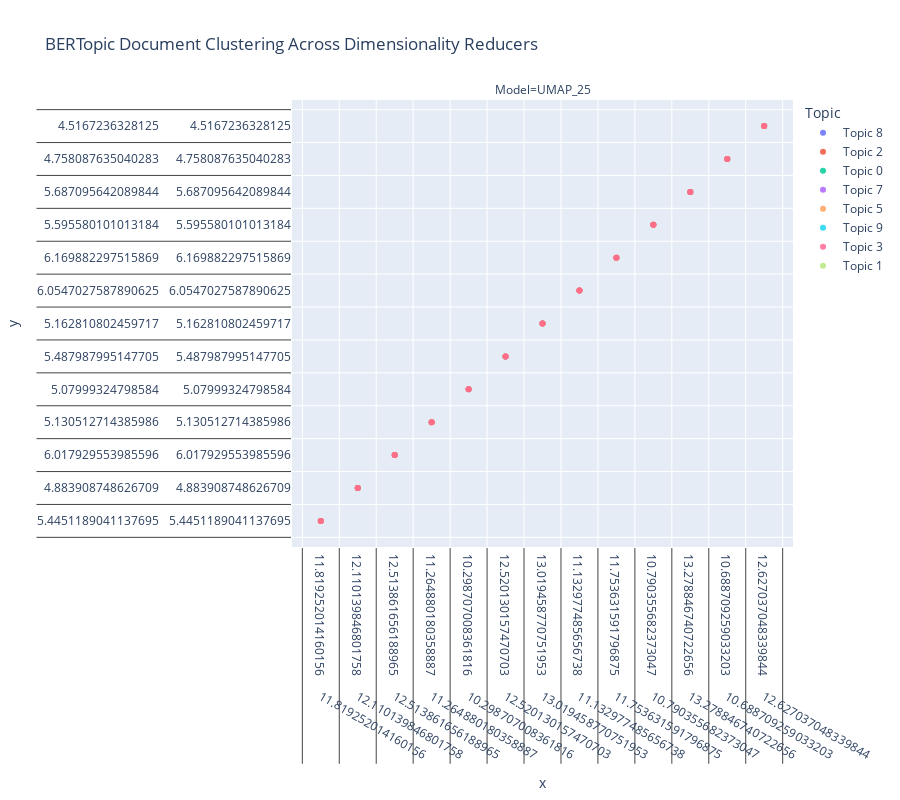

This figure's notebook cell:
### Code cell
df_plot = pd.DataFrame(plot_data)

if not df_plot.empty:
    fig = px.scatter(
        df_plot,
        x="x", y="y", color="Topic",
        facet_col="Model", facet_col_wrap=3,
        hover_data=["Text"],
        title="BERTopic Document Clustering Across Dimensionality Reducers",
        opacity=0.85,
        height=800
    )
    fig.show()
else:
    print("No clustering data to visualize.")

### Figure 1 — Plotly figure (JSON) as saved in the notebook; plotly's stock layout.template omitted (floating-point values rounded to 4 significant figures)
{"data": [{"customdata": [["If you guys enjoyed this video, please consider supporting me on Patreon: https://patreon.com/MegaLagIf you have any inside information about PayPal Honey or believe you can contribute to this story, please feel free to contact me confidentially at megalagtips@proton.me"], ["This is straight up evil. I knew Paypal is  no good. The moment I registered there my data was sold. I receoved phishing mails and calls DAILY. This company is EVIL"]], "hovertemplate": "Topic=Topic 8<br>Model=UMAP_25<br>x=%{x}<br>y=%{y}<br>Text=%{customdata[0]}<extra></extra>", "legendgroup": "Topic 8", "marker": {"color": "#636efa", "opacity": 0.85, "symbol": "circle"}, "mode": "markers", "name": "Topic 8", "orientation": "v", "showlegend": true, "type": "scatter", "x": [[11.82, 12.11, 12.51, 11.26, 10.3, 12.52, 13.02, 11.13, 11.75, 10.79, 13.28, 10.69, 12.63], [11.82, 12.11, 12.51, 11.26, 10.3, 12.52, 13.02, 11.13, 11.75, 10.79, 13.28, 10.69, 12.63]], "xaxis": "x", "y": [[5.445, 4.884, 6.018, 5.131, 5.08, 5.488, 5.163, 6.055, 6.17, 5.596, 5.687, 4.758, 4.517], [5.445, 4.884, 6.018, 5.131, 5.08, 5.488, 5.163, 6.055, 6.17, 5.596, 5.687, 4.758, 4.517]], "yaxis": "y"}, {"customdata": [["Cannot trust those guys on the thumbnail?"], ["Its not their fault tho they didnt know"]], "hovertemplate": "Topic=Topic 2<br>Model=UMAP_25<br>x=%{x}<br>y=%{y}<br>Text=%{customdata[0]}<extra></extra>", "legendgroup": "Topic 2", "marker": {"color": "#EF553B", "opacity": 0.85, "symbol": "circle"}, "mode": "markers", "name": "Topic 2", "orientation": "v", "showlegend": true, "type": "scatter", "x": [[11.82, 12.11, 12.51, 11.26, 10.3, 12.52, 13.02, 11.13, 11.75, 10.79, 13.28, 10.69, 12.63], [11.82, 12.11, 12.51, 11.26, 10.3, 12.52, 13.02, 11.13, 11.75, 10.79, 13.28, 10.69, 12.63]], "xaxis": "x", "y": [[5.445, 4.884, 6.018, 5.131, 5.08, 5.488, 5.163, 6.055, 6.17, 5.596, 5.687, 4.758, 4.517], [5.445, 4.884, 6.018, 5.131, 5.08, 5.488, 5.163, 6.055, 6.17, 5.596, 5.687, 4.758, 4.517]], "yaxis": "y"}, {"customdata": [["I like that the influencers got f***ed to when they advertise that sh*** 😂"]], "hovertemplate": "Topic=Topic 0<br>Model=UMAP_25<br>x=%{x}<br>y=%{y}<br>Text=%{customdata[0]}<extra></extra>", "legendgroup": "Topic 0", "marker": {"color": "#00cc96", "opacity": 0.85, "symbol": "circle"}, "mode": "markers", "name": "Topic 0", "orientation": "v", "showlegend": true, "type": "scatter", "x": [[11.82, 12.11, 12.51, 11.26, 10.3, 12.52, 13.02, 11.13, 11.75, 10.79, 13.28, 10.69, 12.63]], "xaxis": "x", "y": [[5.445, 4.884, 6.018, 5.131, 5.08, 5.488, 5.163, 6.055, 6.17, 5.596, 5.687, 4.758, 4.517]], "yaxis": "y"}, {"customdata": [["19:34 it's a protection racket 😮"]], "hovertemplate": "Topic=Topic 7<br>Model=UMAP_25<br>x=%{x}<br>y=%{y}<br>Text=%{customdata[0]}<extra></extra>", "legendgroup": "Topic 7", "marker": {"color": "#ab63fa", "opacity": 0.85, "symbol": "circle"}, "mode": "markers", "name": "Topic 7", "orientation": "v", "showlegend": true, "type": "scatter", "x": [[11.82, 12.11, 12.51, 11.26, 10.3, 12.52, 13.02, 11.13, 11.75, 10.79, 13.28, 10.69, 12.63]], "xaxis": "x", "y": [[5.445, 4.884, 6.018, 5.131, 5.08, 5.488, 5.163, 6.055, 6.17, 5.596, 5.687, 4.758, 4.517]], "yaxis": "y"}, {"customdata": [["Still waiting for part 2..."], ["So? Are you gonna drop a second part or just disappear?"], ["0:09 I know what  he’s gonna up load on Feb 1 2025."]], "hovertemplate": "Topic=Topic 5<br>Model=UMAP_25<br>x=%{x}<br>y=%{y}<br>Text=%{customdata[0]}<extra></extra>", "legendgroup": "Topic 5", "marker": {"color": "#FFA15A", "opacity": 0.85, "symbol": "circle"}, "mode": "markers", "name": "Topic 5", "orientation": "v", "showlegend": true, "type": "scatter", "x": [[11.82, 12.11, 12.51, 11.26, 10.3, 12.52, 13.02, 11.13, 11.75, 10.79, 13.28, 10.69, 12.63], [11.82, 12.11, 12.51, 11.26, 10.3, 12.52, 13.02, 11.13, 11.75, 10.79, 13.28, 10.69, 12.63], [11.82, 12.11, 12.51, 11.26, 10.3, 12.52, 13.02, 11.13, 11.75, 10.79, 13.28, 10.69, 12.63]], "xaxis": "x", "y": [[5.445, 4.884, 6.018, 5.131, 5.08, 5.488, 5.163, 6.055, 6.17, 5.596, 5.687, 4.758, 4.517], [5.445, 4.884, 6.018, 5.131, 5.08, 5.488, 5.163, 6.055, 6.17, 5.596, 5.687, 4.758, 4.517], [5.445, 4.884, 6.018, 5.131, 5.08, 5.488, 5.163, 6.055, 6.17, 5.596, 5.687, 4.758, 4.517]], "yaxis": "y"}, {"customdata": [["Markiplier was right and is still right"]], "hovertemplate": "Topic=Topic 9<br>Model=UMAP_25<br>x=%{x}<br>y=%{y}<br>Text=%{customdata[0]}<extra></extra>", "legendgroup": "Topic 9", "marker": {"color": "#19d3f3", "opacity": 0.85, "symbol": "circle"}, "mode": "markers", "name": "Topic 9", "orientation": "v", "showlegend": true, "type": "scatter", "x": [[11.82, 12.11, 12.51, 11.26, 10.3, 12.52, 13.02, 11.13, 11.75, 10.79, 13.28, 10.69, 12.63]], "xaxis": "x", "y": [[5.445, 4.884, 6.018, 5.131, 5.08, 5.488, 5.163, 6.055, 6.17, 5.596, 5.687, 4.758, 4.517]], "yaxis": "y"}, {"customdata": [["Question… does capital one do this?"], ["Awesome investing! I never installed Honey, but I use PayPal all the time for purchases. I'm so mad at them now for this, I'm going to stop using them unless there is no other way. Thank you for opening my eyes!"]], "hovertemplate": "Topic=Topic 3<br>Model=UMAP_25<br>x=%{x}<br>y=%{y}<br>Text=%{customdata[0]}<extra></extra>", "legendgroup": "Topic 3", "marker": {"color": "#FF6692", "opacity": 0.85, "symbol": "circle"}, "mode": "markers", "name": "Topic 3", "orientation": "v", "showlegend": true, "type": "scatter", "x": [[11.82, 12.11, 12.51, 11.26, 10.3, 12.52, 13.02, 11.13, 11.75, 10.79, 13.28, 10.69, 12.63], [11.82, 12.11, 12.51, 11.26, 10.3, 12.52, 13.02, 11.13, 11.75, 10.79, 13.28, 10.69, 12.63]], "xaxis": "x", "y": [[5.445, 4.884, 6.018, 5.131, 5.08, 5.488, 5.163, 6.055, 6.17, 5.596, 5.687, 4.758, 4.517], [5.445, 4.884, 6.018, 5.131, 5.08, 5.488, 5.163, 6.055, 6.17, 5.596, 5.687, 4.758, 4.517]], "yaxis": "y"}, {"customdata": [["This now begs the question of where did Honey get these Coupons then?"]], "hovertemplate": "Topic=Topic 1<br>Model=UMAP_25<br>x=%{x}<br>y=%{y}<br>Text=%{customdata[0]}<extra></extra>", "legendgroup": "Topic 1", "marker": {"color": "#B6E880", "opacity": 0.85, "symbol": "circle"}, "mode": "markers", "name": "Topic 1", "orientation": "v", "showlegend": true, "type": "scatter", "x": [[11.82, 12.11, 12.51, 11.26, 10.3, 12.52, 13.02, 11.13, 11.75, 10.79, 13.28, 10.69, 12.63]], "xaxis": "x", "y": [[5.445, 4.884, 6.018, 5.131, 5.08, 5.488, 5.163, 6.055, 6.17, 5.596, 5.687, 4.758, 4.517]], "yaxis": "y"}], "layout": {"annotations": [{"font": {}, "showarrow": false, "text": "Model=UMAP_25", "x": 0.5, "xanchor": "center", "xref": "paper", "y": 1, "yanchor": "bottom", "yref": "paper"}], "height": 800, "legend": {"title": {"text": "Topic"}, "tracegroupgap": 0}, "title": {"text": "BERTopic Document Clustering Across Dimensionality Reducers"}, "xaxis": {"anchor": "y", "domain": [0, 1], "title": {"text": "x"}}, "yaxis": {"anchor": "x", "domain": [0, 1], "title": {"text": "y"}}}}
